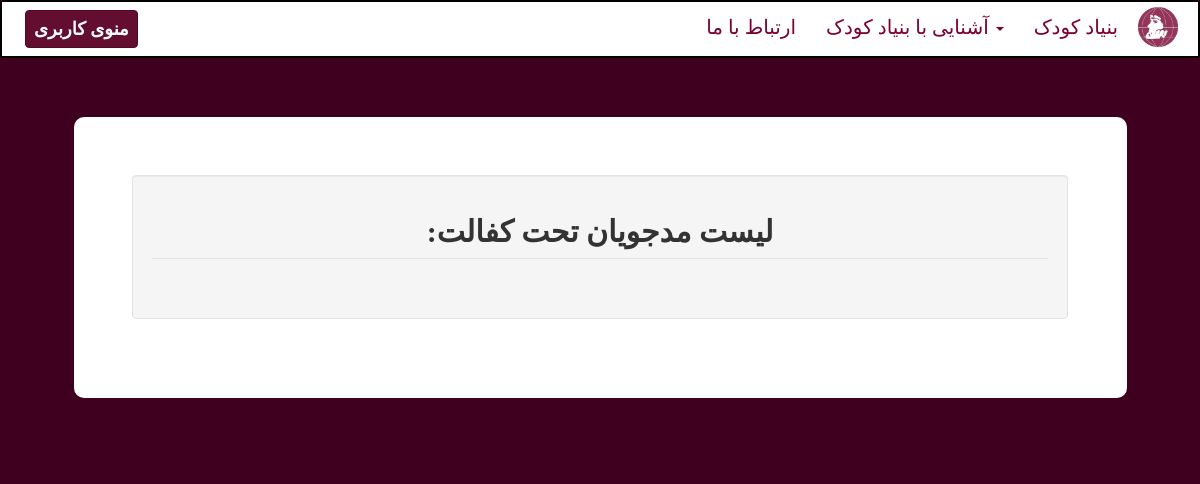
The app's page /hamyar/madadjoo-list/ (signed in), older data.
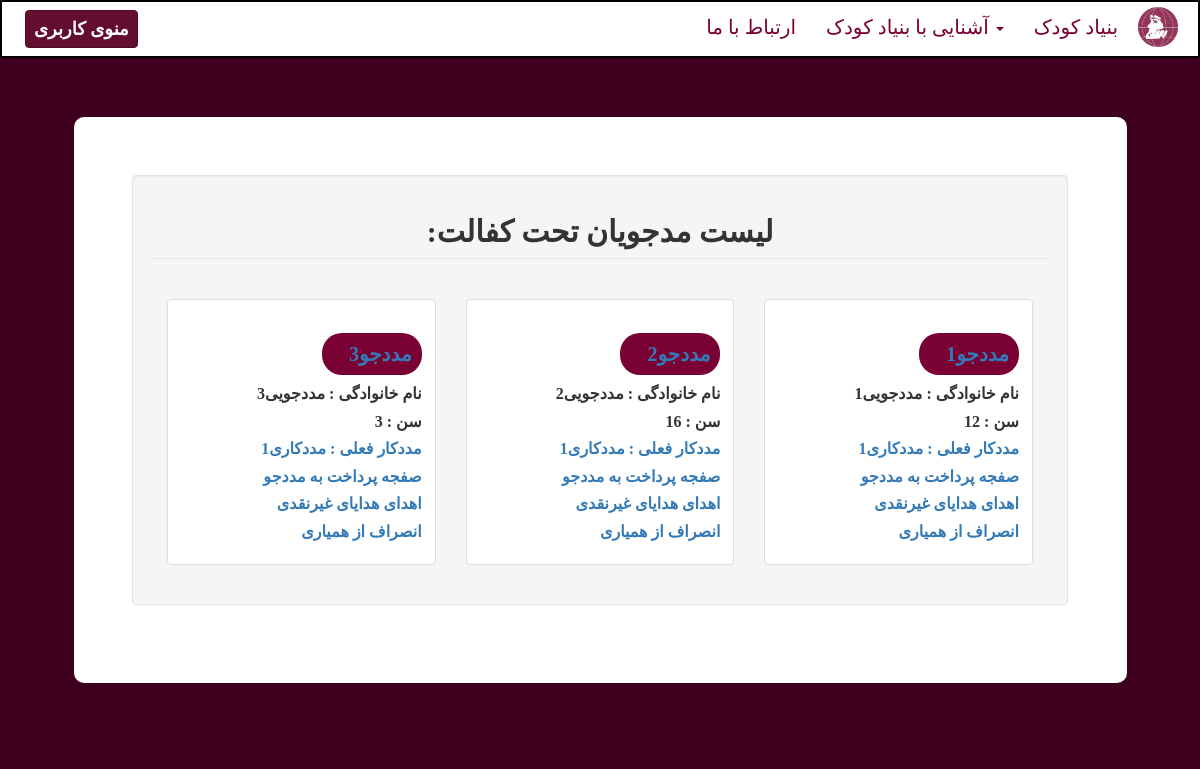
The same page, newer data.
### madadju/models.py (models this page shows)
class Madadju(models.Model):
    user = models.OneToOneField(MyUser, on_delete=models.CASCADE)
    physical_state = models.CharField(max_length=100)
    age = models.IntegerField()
    grade = models.CharField(max_length=20)
    account = models.IntegerField()
    saving = models.IntegerField()
    GENDER_CHOICES = (
        ('مرد', 'Male'),
        ('زن', 'Female'),
    )
    gender = models.CharField(max_length=10, choices=GENDER_CHOICES,default='مرد')
    current_madadkar = models.ForeignKey(Madadkar, default=None, blank=True,
                                         null=True, on_delete=models.SET_NULL)
    percent = models.IntegerField(default= 100)
    using = models.IntegerField(default=0)
    ban=models.BooleanField(default=False)

### karbar/models.py (models this page shows, shortened)
class MyUser(models.Model):
    user = models.OneToOneField(User, on_delete=models.CASCADE)
    national_id = models.IntegerField(unique=True, blank=True)
    country = models.CharField(max_length=20)
    city = models.CharField(max_length=20)
    address = models.CharField(max_length=200)
    postal_code = models.IntegerField()
    phone_number = models.CharField(max_length=10)

### madadkar/models.py (models this page shows)
class Madadkar(models.Model):
    user = models.OneToOneField(MyUser, on_delete=models.CASCADE)
    employment_date = models.DateField(null=True, blank=True)

### hamyar/views.py (the view)
# urls.py: path('madadjoo-list/', MadadjooListView, name='madadjoo-list'),
@login_required()
def MadadjooListView(request):
    user = request.user
    myUser = MyUser.objects.get(user=request.user)
    myHamyar = Hamyar.objects.get(user=myUser)
    adaptList = Adapt.objects.filter(hamyar=myHamyar)
    madadjuList = []
    for adapt in adaptList:
        madadjuList.append(adapt.madadju)
    return render(request, 'hamyar/Madadjoo_List.html', {'list': madadjuList})

### hamyar/templates/hamyar/Madadjoo_List.html (shortened to what this page needs)
{% extends 'hamyar/Base.html' %}
{% block content %}
    <div id="page-content-wrapper" class="offset8">
        <div class="container-fluid">
            <div class="row">
                <div class="col-lg-12">
                    <div style="background-color: white; margin: 5%; padding: 5%; border-radius: 10px;">
                        <section id="report">
                            <form class="well form-horizontal" style="direction: rtl">
                                <fieldset>
                                    <legend>
                                        <center><h2 style="font-family: 'B Nazanin'; font-size: 30px; font-weight: bold;"><b>لیست مدجویان تحت کفالت:</b></h2></center>
                                    </legend>
                                    <br>
                                    <div style="direction: rtl">
                                        {% if list %}
                                            {% for madadju in list %}
                                                <div class="col-sm-3 col-lg-4" style="float: right !important;">
                                                    <div class="thumbnail">
                                                        <div class="caption">
                                                            <h2  style="background: #7a0134; font-family: 'B Nazanin'; font-size: 20px; font-weight: bold; color: white; padding: 10px; width: 100px; margin-left: 30px; border-radius: 20px">
                                                                <a href="/madadju-profile/{{ madadju.user.user.username }}">
                                                                  {{ madadju.user.user.first_name }}
                                                                </a></h2>
                                                            <h4 style="font-family: 'B Nazanin'; font-size: 16px; font-weight: bold;">نام خانوادگی :
                                                                {{ madadju.user.user.last_name }}
                                                            </h4>
                                                            <h4 style="font-family: 'B Nazanin'; font-size: 16px; font-weight: bold;">سن :
                                                                {{ madadju.age }}
                                                            </h4>
                                                            <h4 style="font-family: 'B Nazanin'; font-size: 16px; font-weight: bold;"><a href="/madadkar-profile/{{ madadju.current_madadkar.user.user.username }}">مددکار فعلی :
                                                                {{ madadju.current_madadkar.user.user.last_name }}
                                                            </a></h4>
                                                            <h4 style="font-family: 'B Nazanin'; font-size: 16px; font-weight: bold;"><a href="/madadju-pay/{{ madadju.user.user.username }}">صفجه پرداخت به مددجو
                                                            </a></h4>
                                                            <h4 style="font-family: 'B Nazanin'; font-size: 16px; font-weight: bold;"><a href="/madadju-ehda/{{ madadju.user.user.username }}">اهدای هدایای غیرنقدی
                                                            </a></h4>
                                                            <h4 style="font-family: 'B Nazanin'; font-size: 16px; font-weight: bold;"><a href="/madadju-enseraf/{{ madadju.user.user.username }}">انصراف از همیاری
                                                            </a></h4>
                                                        </div>
                                                    </div>
                                                </div>
                                            {% endfor %}
                                        {% endif %}
                                    </div>
                                </fieldset>
                            </form>
                        </section>
                    </div>
                </div>
            </div>
        </div>
    </div>
{% endblock %}

Row changes from the older to the newer data that the page shows:
now on this page (row edited): Madadju: user.user.first_name "مددجو1", user.user.last_name "مددجویی1", age "12", current_madadkar.user.user.last_name "مددکاری1"
now on this page (row unchanged): Madadju: user.user.first_name "مددجو2", user.user.last_name "مددجویی2", age "16", current_madadkar.user.user.last_name "مددکاری1"
now on this page (row unchanged): Madadju: user.user.first_name "مددجو3", user.user.last_name "مددجویی3", age "3", current_madadkar.user.user.last_name "مددکاری1"
